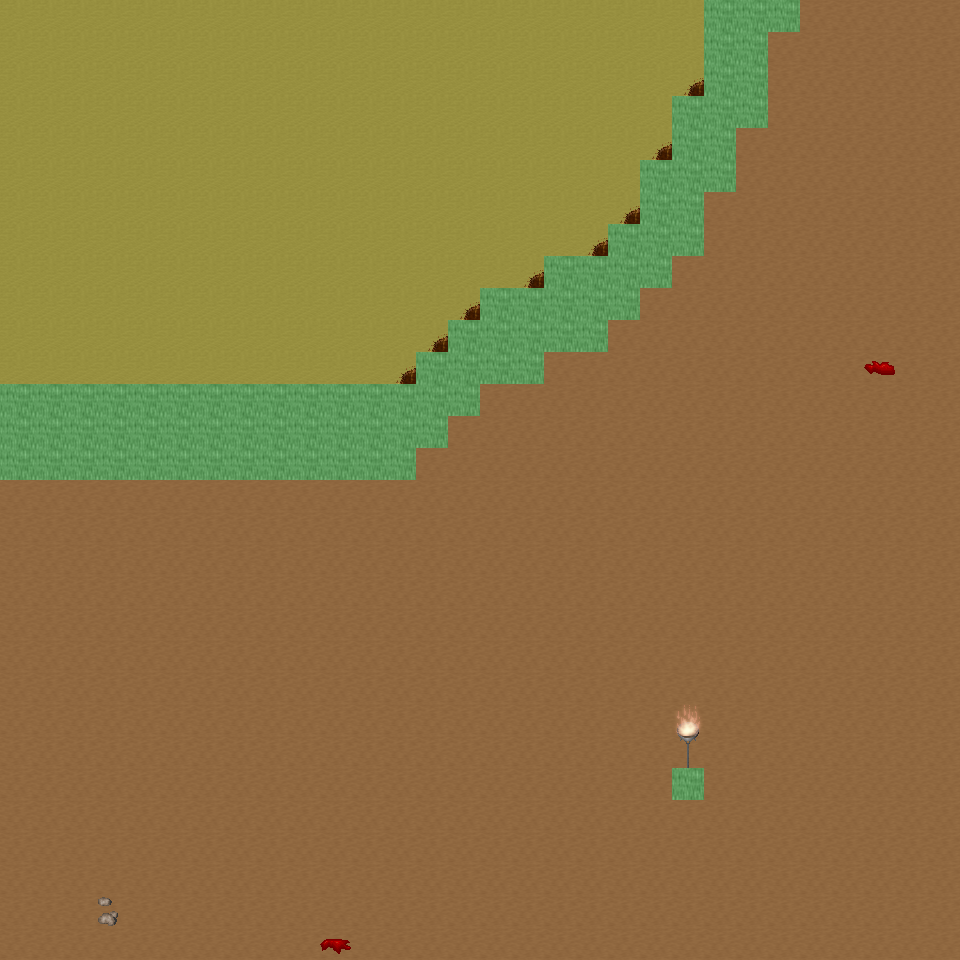

This is a level from a 2D game, rendered from its Tiled map with the project's own tilesets. A one-line summary and the map file follow, with tile-layer data summarised:
An orthogonal 30x30 tile map with 32x32 px tiles, 6 tile layers (Ground, Object, Object2, Above, ...), 31 tilesets and 4 objects (4x mapExit).

<map version="1.0" orientation="orthogonal" renderorder="right-down" width="30" height="30" tilewidth="32" tileheight="32" nextobjectid="5">
  <tileset firstgid="1" name="tileset_ground_ground" tilewidth="32" tileheight="32" tilecount="33" columns="3">
    <image source="../drawable/tileset_ground_ground.png" width="96" height="352" />
  </tileset>
  <tileset firstgid="34" name="tileset_ground_ridge_earth_dark" tilewidth="32" tileheight="32" tilecount="96" columns="12">
    <image source="../drawable/tileset_ground_ridge_earth_dark.png" width="384" height="256" />
  </tileset>
  <tileset firstgid="130" name="tileset_furniture_light_iron_lamp" tilewidth="32" tileheight="32" tilecount="3" columns="1">
    <image source="../drawable/tileset_furniture_light_iron_lamp.png" width="32" height="96" />
  </tileset>
  <tileset firstgid="133" name="tileset_furniture_light_dark_torch" tilewidth="32" tileheight="32" tilecount="8" columns="2">
    <image source="../drawable/tileset_furniture_light_dark_torch.png" width="64" height="128" />
  </tileset>
  <tileset firstgid="141" name="tileset_furniture_light_flames" tilewidth="32" tileheight="32" tilecount="6" columns="6">
    <image source="../drawable/tileset_furniture_light_flames.png" width="192" height="32" />
  </tileset>
  <tileset firstgid="147" name="tileset_item_corpse_skeleton" tilewidth="32" tileheight="32" tilecount="4" columns="2">
    <image source="../drawable/tileset_item_corpse_skeleton.png" width="64" height="64" />
  </tileset>
  <tileset firstgid="151" name="tileset_item_blood_floor_stains_2" tilewidth="32" tileheight="32" tilecount="4" columns="2">
    <image source="../drawable/tileset_item_blood_floor_stains_2.png" width="64" height="64" />
  </tileset>
  <tileset firstgid="155" name="tileset_item_chest_large" tilewidth="32" tileheight="32" tilecount="8" columns="4">
    <image source="../drawable/tileset_item_chest_large.png" width="128" height="64" />
  </tileset>
  <tileset firstgid="163" name="tileset_item_armor_sword_rack" tilewidth="32" tileheight="32" tilecount="4" columns="2">
    <image source="../drawable/tileset_item_armor_sword_rack.png" width="64" height="64" />
  </tileset>
  <tileset firstgid="167" name="tileset_item_armor_weapons_rack" tilewidth="32" tileheight="32" tilecount="18" columns="9">
    <image source="../drawable/tileset_item_armor_weapons_rack.png" width="288" height="64" />
  </tileset>
  <tileset firstgid="185" name="tileset_item_pot_barrel_tall" tilewidth="32" tileheight="32" tilecount="2" columns="1">
    <image source="../drawable/tileset_item_pot_barrel_tall.png" width="32" height="64" />
  </tileset>
  <tileset firstgid="187" name="tileset_item_pot_pot_tall" tilewidth="32" tileheight="32" tilecount="2" columns="1">
    <image source="../drawable/tileset_item_pot_pot_tall.png" width="32" height="64" />
  </tileset>
  <tileset firstgid="189" name="tileset_ground_rock_pebbles" tilewidth="32" tileheight="32" tilecount="3" columns="1">
    <image source="../drawable/tileset_ground_rock_pebbles.png" width="32" height="96" />
  </tileset>
  <tileset firstgid="192" name="tileset_item_corpse_skull_dark" tilewidth="32" tileheight="32" tilecount="2" columns="2">
    <image source="../drawable/tileset_item_corpse_skull_dark.png" width="64" height="32" />
  </tileset>
  <tileset firstgid="194" name="tileset_ground_ladder_horizontal_dark" tilewidth="32" tileheight="32" tilecount="3" columns="1">
    <image source="../drawable/tileset_ground_ladder_horizontal_dark.png" width="32" height="96" />
  </tileset>
  <tileset firstgid="197" name="tileset_ground_fire_fire" tilewidth="32" tileheight="32" tilecount="27" columns="3">
    <image source="../drawable/tileset_ground_fire_fire.png" width="96" height="288" />
  </tileset>
  <tileset firstgid="224" name="tileset_ground_cobbled_paving" tilewidth="32" tileheight="32" tilecount="1" columns="1">
    <image source="../drawable/tileset_ground_cobbled_paving.png" width="32" height="32" />
  </tileset>
  <tileset firstgid="225" name="tileset_plant_stump_int_small_stump" tilewidth="32" tileheight="32" tilecount="1" columns="1">
    <image source="../drawable/tileset_plant_stump_int_small_stump.png" width="32" height="32" />
  </tileset>
  <tileset firstgid="226" name="tileset_furniture_table_tree_stump_table" tilewidth="32" tileheight="32" tilecount="4" columns="2">
    <image source="../drawable/tileset_furniture_table_tree_stump_table.png" width="64" height="64" />
  </tileset>
  <tileset firstgid="230" name="tileset_logic_collision" tilewidth="32" tileheight="32" tilecount="1" columns="1">
    <image source="../drawable/tileset_logic_collision.png" width="32" height="32" />
  </tileset>
  <tileset firstgid="231" name="tileset_ground_ladder_vertical_dark" tilewidth="32" tileheight="32" tilecount="3" columns="3">
    <image source="../drawable/tileset_ground_ladder_vertical_dark.png" width="96" height="32" />
  </tileset>
  <tileset firstgid="234" name="tileset_logic_creature_animal" tilewidth="32" tileheight="32" tilecount="32" columns="8">
    <image source="../drawable/tileset_logic_creature_animal.png" width="256" height="128" />
  </tileset>
  <tileset firstgid="266" name="tileset_logic_creature_human_barbarian" tilewidth="32" tileheight="32" tilecount="7" columns="7">
    <image source="../drawable/tileset_logic_creature_human_barbarian.png" width="224" height="32" />
  </tileset>
  <tileset firstgid="273" name="tileset_ground_ladder_steps" tilewidth="32" tileheight="32" tilecount="6" columns="3">
    <image source="../drawable/tileset_ground_ladder_steps.png" width="96" height="64" />
  </tileset>
  <tileset firstgid="279" name="tileset_logic_portal" tilewidth="32" tileheight="32" tilecount="24" columns="8">
    <image source="../drawable/tileset_logic_portal.png" width="256" height="96" />
  </tileset>
  <tileset firstgid="303" name="tileset_ground_earth_edges_yellowgreen" tilewidth="32" tileheight="32" tilecount="15" columns="5">
    <image source="../drawable/tileset_ground_earth_edges_yellowgreen.png" width="160" height="96" />
  </tileset>
  <tileset firstgid="318" name="tileset_plant_grasses" tilewidth="32" tileheight="32" tilecount="6" columns="3">
    <image source="../drawable/tileset_plant_grasses.png" width="96" height="64" />
  </tileset>
  <tileset firstgid="324" name="tileset_light_yellow_light_5x5" tilewidth="32" tileheight="32" tilecount="25" columns="5">
    <image source="../drawable/tileset_light_yellow_light_5x5.png" width="160" height="160" />
  </tileset>
  <tileset firstgid="349" name="tileset_light_dim_yellow_light_7x5" tilewidth="32" tileheight="32" tilecount="35" columns="7">
    <image source="../drawable/tileset_light_dim_yellow_light_7x5.png" width="224" height="160" />
  </tileset>
  <tileset firstgid="384" name="tileset_item_firewood" tilewidth="32" tileheight="32" tilecount="12" columns="3">
    <image source="../drawable/tileset_item_firewood.png" width="96" height="128" />
  </tileset>
  <tileset firstgid="396" name="tileset_logic_creature_insect" tilewidth="32" tileheight="32" tilecount="5" columns="5">
    <image source="../drawable/tileset_logic_creature_insect.png" width="160" height="32" />
  </tileset>
  <layer name="Ground" width="30" height="30">
    <data>[900 cells, 900 non-empty, 3 distinct tile ids]</data>
  </layer>
  <layer name="Object" width="30" height="30">
    <data>[900 cells, 90 non-empty, 17 distinct tile ids]</data>
  </layer>
  <layer name="Object2" width="30" height="30">
    <data>[900 cells, 4 non-empty, 2 distinct tile ids]</data>
  </layer>
  <layer name="Above" width="30" height="30">
    <data>[900 cells, 2 non-empty, 2 distinct tile ids]</data>
  </layer>
  <layer name="Above2" width="30" height="30">
    <data>[900 cells, 1 non-empty, 1 distinct tile ids]</data>
  </layer>
  <layer name="Walkable" width="30" height="30">
    <data>[900 cells, 81 non-empty, 1 distinct tile ids]</data>
  </layer>
  <objectgroup name="MapEvents">
    <object id="1" name="north" type="mapExit" x="0" y="0" width="704" height="32">
      <properties>
        <property name="map" value="level_0_x204_y8" />
        <property name="x" value="0" />
        <property name="y" value="28" />
      </properties>
    </object>
    <object id="2" name="north2" type="mapExit" x="800" y="0" width="160" height="32">
      <properties>
        <property name="map" value="level_0_x204_y8" />
        <property name="x" value="25" />
        <property name="y" value="28" />
      </properties>
    </object>
    <object id="3" name="south" type="mapExit" x="0" y="928" width="960" height="32">
      <properties>
        <property name="map" value="level_0_x204_y10" />
        <property name="x" value="0" />
        <property name="y" value="1" />
      </properties>
    </object>
    <object id="4" name="east" type="mapExit" x="928" y="0" width="32" height="960">
      <properties>
        <property name="map" value="level_0_x205_y9" />
        <property name="x" value="1" />
        <property name="y" value="0" />
      </properties>
    </object>
  </objectgroup>
</map>
